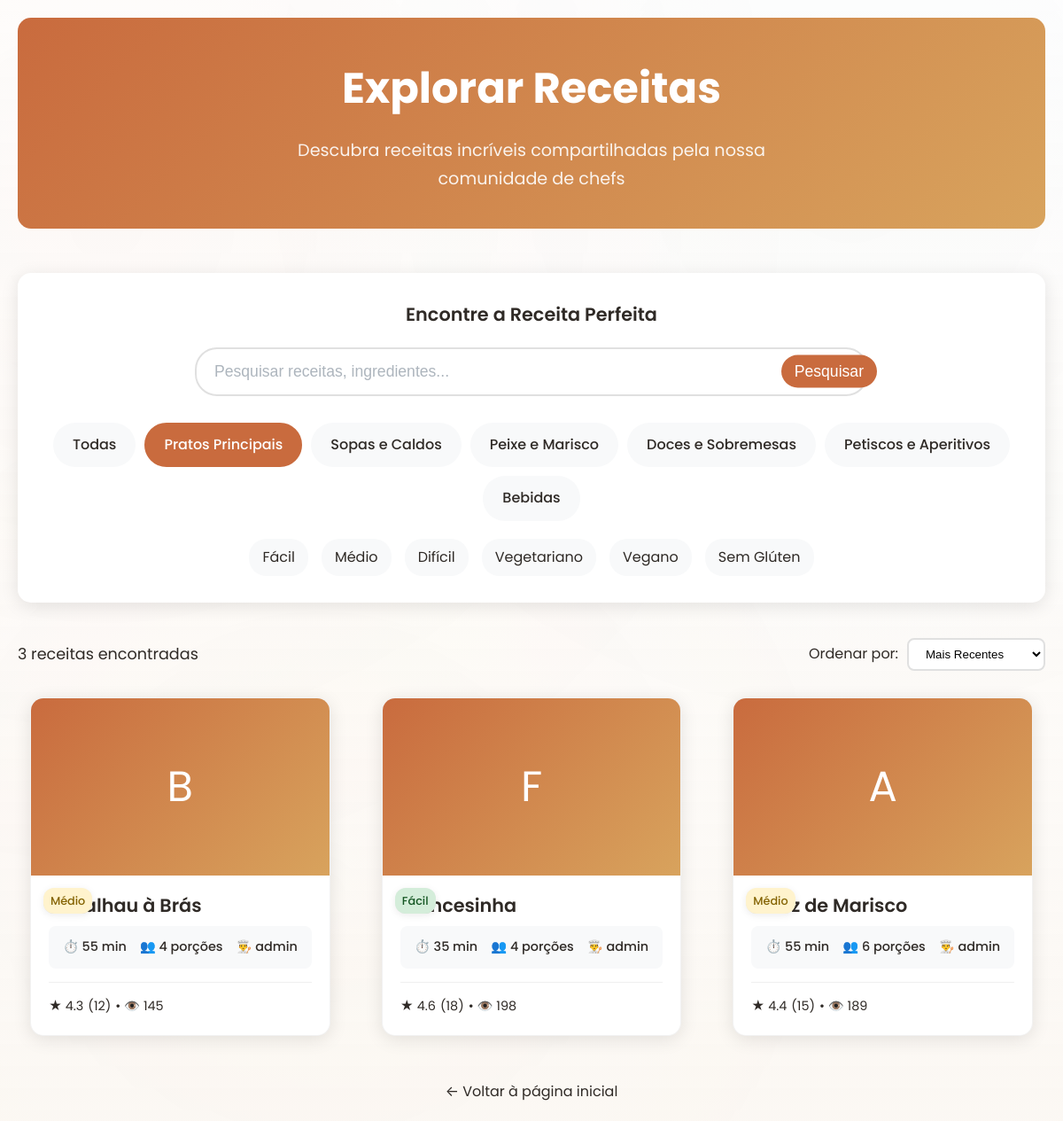
The app's page /explorar.php?category=1 with its own data.
### tables this page shows
CREATE TABLE `categories` (
  `id` INT UNSIGNED NOT NULL AUTO_INCREMENT,
  `name` VARCHAR(120) NOT NULL,
  `slug` VARCHAR(150) NOT NULL,
  `description` TEXT DEFAULT NULL,
  `icon` VARCHAR(50) DEFAULT NULL,
  `color` VARCHAR(7) DEFAULT NULL,
  `order_position` INT DEFAULT 0,
  `is_active` TINYINT(1) NOT NULL DEFAULT 1,
  `created_at` DATETIME NOT NULL DEFAULT CURRENT_TIMESTAMP,
  PRIMARY KEY (`id`),
  UNIQUE KEY `uq_categories_slug` (`slug`)
);

CREATE TABLE `recipes` (
  `id` BIGINT UNSIGNED NOT NULL AUTO_INCREMENT,
  `user_id` BIGINT UNSIGNED NOT NULL,
  `category_id` INT UNSIGNED DEFAULT NULL,
  `title` VARCHAR(255) NOT NULL,
  `slug` VARCHAR(255) NOT NULL,
  `summary` TEXT DEFAULT NULL,
  `ingredients` TEXT NOT NULL,
  `instructions` TEXT NOT NULL,
  `prep_time` INT DEFAULT NULL COMMENT 'Tempo de preparo em minutos',
  `cook_time` INT DEFAULT NULL COMMENT 'Tempo de cozimento em minutos',
  `total_time` INT DEFAULT NULL COMMENT 'Tempo total em minutos',
  `servings` INT DEFAULT NULL COMMENT 'Número de porções',
  `difficulty` ENUM('facil','medio','dificil') DEFAULT 'medio',
  `is_vegetarian` TINYINT(1) NOT NULL DEFAULT 0,
  `is_vegan` TINYINT(1) NOT NULL DEFAULT 0,
  `is_gluten_free` TINYINT(1) NOT NULL DEFAULT 0,
  `is_premium` TINYINT(1) NOT NULL DEFAULT 0,
  `is_featured` TINYINT(1) NOT NULL DEFAULT 0,
  `image_url` VARCHAR(500) DEFAULT NULL,
  `video_url` VARCHAR(500) DEFAULT NULL,
  `nutrition_info` JSON DEFAULT NULL,
  `created_at` DATETIME NOT NULL DEFAULT CURRENT_TIMESTAMP,
  `updated_at` DATETIME DEFAULT NULL ON UPDATE CURRENT_TIMESTAMP,
  `published_at` DATETIME DEFAULT NULL,
  `is_active` TINYINT(1) NOT NULL DEFAULT 1,
  PRIMARY KEY (`id`),
  UNIQUE KEY `uq_recipes_slug` (`slug`),
  KEY `idx_recipes_user` (`user_id`),
  KEY `idx_recipes_category` (`category_id`),
  KEY `idx_recipes_featured` (`is_featured`),
  KEY `idx_recipes_premium` (`is_premium`),
  KEY `idx_recipes_published` (`published_at`),
  CONSTRAINT `fk_recipes_user` FOREIGN KEY (`user_id`) REFERENCES `users` (`id`) ON DELETE CASCADE,
  CONSTRAINT `fk_recipes_category` FOREIGN KEY (`category_id`) REFERENCES `categories` (`id`) ON DELETE SET NULL
);

CREATE TABLE `users` (
  `id` BIGINT UNSIGNED NOT NULL AUTO_INCREMENT,
  `username` VARCHAR(80) NOT NULL,
  `email` VARCHAR(255) NOT NULL,
  `password_hash` VARCHAR(255) NOT NULL,
  `role` ENUM('user','admin','chef') NOT NULL DEFAULT 'user',
  `avatar` VARCHAR(255) DEFAULT NULL,
  `bio` TEXT DEFAULT NULL,
  `location` VARCHAR(100) DEFAULT NULL,
  `created_at` DATETIME NOT NULL DEFAULT CURRENT_TIMESTAMP,
  `updated_at` DATETIME DEFAULT NULL ON UPDATE CURRENT_TIMESTAMP,
  `last_login` DATETIME DEFAULT NULL,
  `is_active` TINYINT(1) NOT NULL DEFAULT 1,
  PRIMARY KEY (`id`),
  UNIQUE KEY `uq_users_email` (`email`),
  UNIQUE KEY `uq_users_username` (`username`)
);

CREATE TABLE `recipe_stats` (
  `recipe_id` BIGINT UNSIGNED NOT NULL,
  `total_views` INT DEFAULT 0,
  `unique_views` INT DEFAULT 0,
  `total_favorites` INT DEFAULT 0,
  `total_made` INT DEFAULT 0,
  `total_ratings` INT DEFAULT 0,
  `average_rating` DECIMAL(3,2) DEFAULT 0.00,
  `last_viewed_at` DATETIME DEFAULT NULL,
  `last_favorited_at` DATETIME DEFAULT NULL,
  `popularity_score` DECIMAL(10,4) DEFAULT 0.0000,
  `updated_at` DATETIME DEFAULT CURRENT_TIMESTAMP ON UPDATE CURRENT_TIMESTAMP,
  PRIMARY KEY (`recipe_id`),
  KEY `idx_recipe_stats_views` (`total_views`),
  KEY `idx_recipe_stats_favorites` (`total_favorites`),
  KEY `idx_recipe_stats_rating` (`average_rating`),
  KEY `idx_recipe_stats_popularity` (`popularity_score`),
  CONSTRAINT `fk_recipe_stats_recipe` FOREIGN KEY (`recipe_id`) REFERENCES `recipes` (`id`) ON DELETE CASCADE
);

### includes/config.php (called while the page is built, shortened)
<?php
function formatTime($minutes) {
    if ($minutes < 60) {
        return $minutes . ' min';
    }
    $hours = floor($minutes / 60);
    $mins = $minutes % 60;
    return $hours . 'h ' . $mins . 'min';
}
function getDifficultyText($difficulty) {
    $levels = [
        'facil' => 'Fácil',
        'medio' => 'Médio',
        'dificil' => 'Difícil'
    ];
    return $levels[$difficulty] ?? 'Médio';
}
?>

### explorar.php (the view, shortened to what this page needs)
<!DOCTYPE html>
<html lang="pt">
<head>
    <link rel="stylesheet" href="css/style.css">
</head>
<body>
    <?php
    require_once 'includes/config.php';
    $search = $_GET['search'] ?? '';
    $category = $_GET['category'] ?? 'all';
    $difficulty = $_GET['difficulty'] ?? '';
    $vegetarian = $_GET['vegetarian'] ?? '';
    $vegan = $_GET['vegan'] ?? '';
    $gluten_free = $_GET['gluten_free'] ?? '';
    $sort = $_GET['sort'] ?? 'recent';
    $page = max(1, (int)($_GET['page'] ?? 1));
    $per_page = 12;
    $offset = ($page - 1) * $per_page;
    $where_conditions = ['r.is_active = 1'];
    $params = [];
    if ($category !== 'all') {
        $where_conditions[] = 'r.category_id = ?';
        $params[] = $category;
    }
    $where_clause = implode(' AND ', $where_conditions);
    $order_by = match($sort) {
        'recent' => 'r.created_at DESC',
        'popular' => 'rs.total_views DESC',
        'rating' => 'rs.average_rating DESC',
        'time' => 'r.total_time ASC',
        default => 'r.created_at DESC'
    };
    $recipes = [];
    $total_recipes = 0;
    try {
        $count_sql = "
            SELECT COUNT(*)
            FROM recipes r
            LEFT JOIN recipe_stats rs ON r.id = rs.recipe_id
            WHERE $where_clause
        ";
        $stmt = $pdo->prepare($count_sql);
        $stmt->execute($params);
        $total_recipes = $stmt->fetchColumn();
        $sql = "
            SELECT
                r.*,
                c.name as category_name,
                u.username as chef_name,
                rs.total_views,
                rs.total_favorites,
                rs.average_rating,
                rs.total_ratings
            FROM recipes r
            LEFT JOIN categories c ON r.category_id = c.id
            LEFT JOIN users u ON r.user_id = u.id
            LEFT JOIN recipe_stats rs ON r.id = rs.recipe_id
            WHERE $where_clause
            ORDER BY $order_by
            LIMIT $per_page OFFSET $offset
        ";
        $stmt = $pdo->prepare($sql);
        $stmt->execute($params);
        $recipes = $stmt->fetchAll();
    } catch (Exception $e) {
        $error = 'Erro ao buscar receitas: ' . $e->getMessage();
    }
    $categories = [];
    try {
        $stmt = $pdo->query("SELECT id, name FROM categories WHERE is_active = 1 ORDER BY order_position");
        $categories = $stmt->fetchAll();
    } catch (Exception $e) {
        $categories = [];
    }
    ?>
    <div class="explore-container">
        <div class="explore-header">
            <h1>Explorar Receitas</h1>
            <p>Descubra receitas incríveis compartilhadas pela nossa comunidade de chefs</p>
        </div>
        <div class="filters-section">
            <h2 class="filters-title">Encontre a Receita Perfeita</h2>
            <form method="GET" action="" id="filterForm">
                <div class="search-container">
                    <input type="text"
                           name="search"
                           class="search-input"
                           placeholder="Pesquisar receitas, ingredientes..."
                           value="<?= htmlspecialchars($search) ?>">
                    <button type="submit" class="search-btn">Pesquisar</button>
                </div>
                <div class="filter-categories">
                    <div class="category-filter <?= $category === 'all' ? 'active' : '' ?>"
                         onclick="setCategory('all')">
                        Todas
                    </div>
                    <?php foreach ($categories as $cat): ?>
                        <div class="category-filter <?= $category == $cat['id'] ? 'active' : '' ?>"
                             onclick="setCategory('<?= $cat['id'] ?>')">
                            <?= htmlspecialchars($cat['name']) ?>
                        </div>
                    <?php endforeach; ?>
                </div>
                <div class="additional-filters">
                    <div class="filter-option <?= $difficulty === 'facil' ? 'active' : '' ?>"
                         onclick="toggleFilter('difficulty', 'facil')">
                        Fácil
                    </div>
                    <div class="filter-option <?= $difficulty === 'medio' ? 'active' : '' ?>"
                         onclick="toggleFilter('difficulty', 'medio')">
                        Médio
                    </div>
                    <div class="filter-option <?= $difficulty === 'dificil' ? 'active' : '' ?>"
                         onclick="toggleFilter('difficulty', 'dificil')">
                        Difícil
                    </div>
                    <div class="filter-option <?= $vegetarian === '1' ? 'active' : '' ?>"
                         onclick="toggleFilter('vegetarian', '1')">
                        Vegetariano
                    </div>
                    <div class="filter-option <?= $vegan === '1' ? 'active' : '' ?>"
                         onclick="toggleFilter('vegan', '1')">
                        Vegano
                    </div>
                    <div class="filter-option <?= $gluten_free === '1' ? 'active' : '' ?>"
                         onclick="toggleFilter('gluten_free', '1')">
                        Sem Glúten
                    </div>
                </div>
            </form>
        </div>
        <div class="results-header">
            <div class="results-count">
                <?= $total_recipes ?> receita<?= $total_recipes !== 1 ? 's' : '' ?> encontrada<?= $total_recipes !== 1 ? 's' : '' ?>
            </div>
            <div class="sort-options">
                <label for="sortSelect">Ordenar por:</label>
                <select id="sortSelect" class="sort-select" onchange="changeSort(this.value)">
                    <option value="recent" <?= $sort === 'recent' ? 'selected' : '' ?>>Mais Recentes</option>
                </select>
            </div>
        </div>
        <?php if (empty($recipes)): ?>
            <div class="no-results">
                <h3>Nenhuma receita encontrada</h3>
                <p>Tente ajustar os filtros ou usar termos de pesquisa diferentes.</p>
            </div>
        <?php else: ?>
            <div class="recipes-grid">
                <?php foreach ($recipes as $recipe): ?>
                    <div class="recipe-card" onclick="window.location.href='receita.php?slug=<?= urlencode($recipe['slug']) ?>'">
                        <div class="recipe-image">
                            <?= strtoupper(substr($recipe['title'], 0, 1)) ?>
                        </div>
                        <div class="recipe-content">
                            <h3 class="recipe-title"><?= htmlspecialchars($recipe['title']) ?></h3>
                            <div class="recipe-meta">
                                <span>⏱️ <?= formatTime($recipe['total_time'] ?? $recipe['prep_time']) ?></span>
                                <span>👥 <?= $recipe['servings'] ?> porções</span>
                                <span>👨‍🍳 <?= htmlspecialchars($recipe['chef_name']) ?></span>
                            </div>
                            <div class="recipe-stats">
                                <div class="recipe-rating">
                                    <span>★ <?= number_format($recipe['average_rating'] ?? 0, 1) ?></span>
                                    <span>(<?= $recipe['total_ratings'] ?? 0 ?>)</span>
                                    <span>• 👁️ <?= $recipe['total_views'] ?? 0 ?></span>
                                </div>
                                <div class="recipe-difficulty difficulty-<?= $recipe['difficulty'] ?>">
                                    <?= getDifficultyText($recipe['difficulty']) ?>
                                </div>
                            </div>
                        </div>
                    </div>
                <?php endforeach; ?>
            </div>
        <?php endif; ?>
        <div style="text-align: center; margin-top: 40px;">
            <a href="index.php" style="color: var(--color-text-light); text-decoration: none;">
                ← Voltar à página inicial
            </a>
        </div>
    </div>
</body>
</html>

### css/style.css (style rules this page uses)
* { box-sizing:border-box;margin:0;padding:0; }
html,body { height:100%;overflow-x:hidden; }
.recipe-title, .chef-name, .brand { white-space: nowrap; overflow: hidden; text-overflow: ellipsis; }
.container, .hero-container, .search-container { max-width: 1200px; margin: 0 auto; padding: 0 20px; }
:root { --color-background: #f8f5f0; --color-surface: #ffffff; --color-surface-muted: #f1ece4; --color-primary: #c96b3e; --color-primary-dark: #a2542c; --color-secondary: #396972; --color-accent: #d8a35d; --color-text: #2f2a26; --color-muted: #7a746d; --shadow-soft: 0 18px 45px rgba(25, 38, 56, 0.08); --shadow-hover: 0 22px 60px rgba(25, 38, 56, 0.12); --radius-lg: 22px; --radius-md: 16px; }
body { background: #ffffff; color: var(--color-text); font-family: 'Poppins', 'Inter', -apple-system, BlinkMacSystemFont, 'Segoe UI', sans-serif; line-height: 1.65; position: relative; overflow-x: hidden; min-height: 100vh; }
body:not(.auth-page)::before { content: ''; position: fixed; inset: 0; background: radial-gradient(circle at 10% 20%, rgba(201, 107, 62, 0.12), transparent 55%), radial-gradient(circle at 80% 15%, rgba(57, 105, 114, 0.08), transparent 50%), radial-gradient(circle at 30% 80%, rgba(216, 163, 93, 0.1), transparent 50%), linear-gradient(180deg, rgba(255, 255, 255, 0.7) 0%, rgba(251, 247, 242, 0.9) 100%); background-blend-mode: screen; pointer-events: none; z-index: -2; }
body::after { content: none; }
.recipes-grid { display: grid; grid-template-columns: repeat(auto-fit, minmax(350px, 1fr)); gap: 32px; margin-bottom: 50px; }
.search-container { max-width: 800px; margin: 0 auto; text-align: center; }
.search-input { flex: 1; padding: 16px 20px; border: none; font-size: 1rem; outline: none; background: transparent; }
.search-input::placeholder { color: #adb5bd; }
.search-btn { padding: 16px 20px; background: #c96b3e; color: white; border: none; cursor: pointer; font-size: 1.1rem; transition: background 0.3s ease; }
.filter-categories { display: flex; flex-wrap: wrap; justify-content: center; gap: 12px; margin-top: 30px; }
.recipe-card { background: #ffffff; border-radius: 16px; overflow: hidden; box-shadow: 0 4px 20px rgba(47, 42, 38, 0.08); transition: all 0.3s cubic-bezier(0.4, 0, 0.2, 1); position: relative; border: 1px solid rgba(47, 42, 38, 0.06); max-width: 380px; margin: 0 auto; }
.recipe-image { height: 200px; position: relative; display: flex; align-items: center; justify-content: center; overflow: hidden; background: linear-gradient(135deg, #f8f9fa 0%, #e9ecef 100%); }
.recipe-difficulty { position: absolute; top: 14px; left: 14px; background: rgba(255, 255, 255, 0.95); color: #495057; padding: 6px 10px; border-radius: 6px; font-size: 0.75rem; font-weight: 500; z-index: 4; backdrop-filter: blur(8px); box-shadow: 0 2px 8px rgba(0, 0, 0, 0.08); }
.recipe-content { padding: 24px; position: relative; }
.recipe-meta { display: flex; align-items: center; justify-content: space-between; gap: 16px; margin-bottom: 20px; font-size: 0.8rem; color: #8e9aaf; background: #f8f9fa; padding: 12px 16px; border-radius: 8px; }
.recipe-meta span { display: flex; align-items: center; gap: 6px; font-weight: 500; white-space: nowrap; }

### records on screen
categories: name "Pratos Principais"
categories: name "Sopas e Caldos"
categories: name "Peixe e Marisco"
categories: name "Doces e Sobremesas"
categories: name "Petiscos e Aperitivos"
categories: name "Bebidas"
recipes: title "B", title "Bacalhau à Brás", total_time "55 min", servings "4", user.username "admin", recipe_stats.average_rating "4.3", recipe_stats.total_ratings "12", recipe_stats.total_views "145", difficulty "Médio"
recipes: title "F", title "Francesinha", total_time "35 min", servings "4", user.username "admin", recipe_stats.average_rating "4.6", recipe_stats.total_ratings "18", recipe_stats.total_views "198", difficulty "Fácil"
recipes: title "A", title "Arroz de Marisco", total_time "55 min", servings "6", user.username "admin", recipe_stats.average_rating "4.4", recipe_stats.total_ratings "15", recipe_stats.total_views "189", difficulty "Médio"

### other values on screen
$total_recipes "3"
